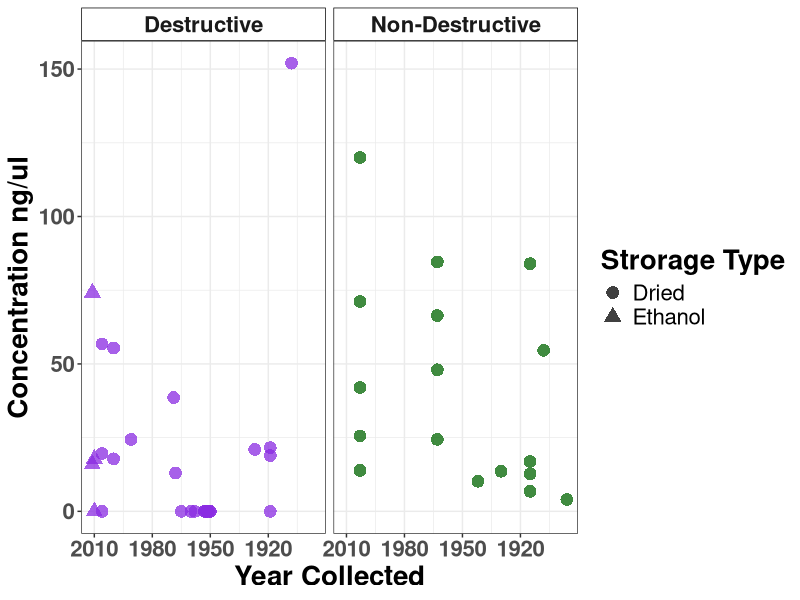
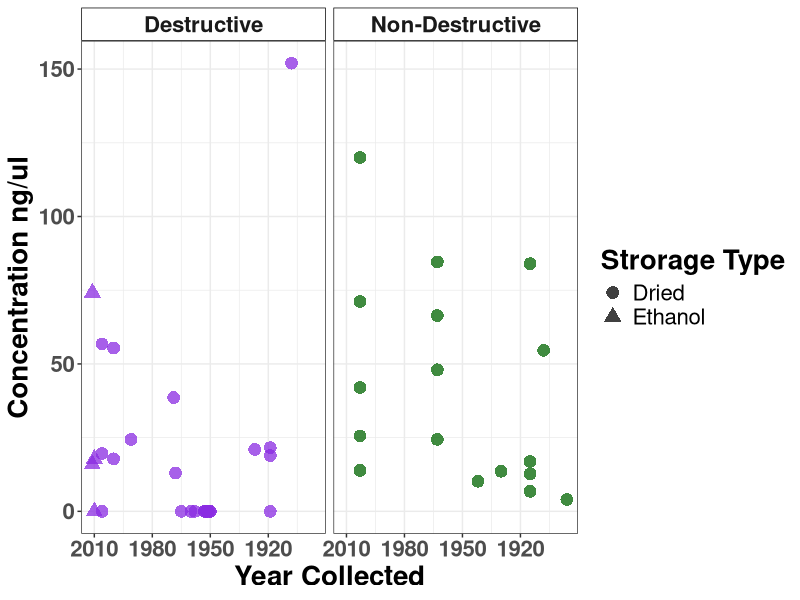
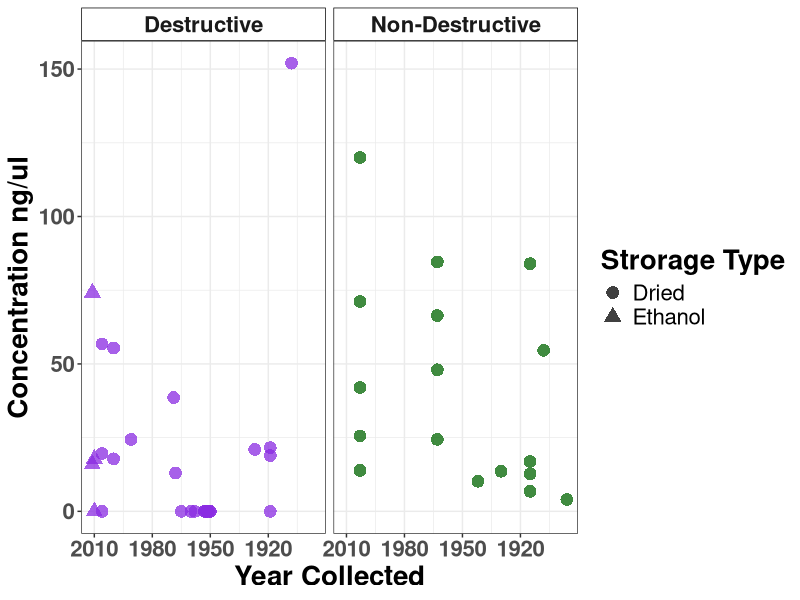

Recreate these plots in R, in order.
library(tidyverse)
df <- read.csv("metadata/LocationData.csv")

df <- df %>% 
  select(Date.Collected, Concentration..ng.μl., Extraction.Method, Storage.Type) %>% 
  rename(date_collected = Date.Collected,
         concentration = Concentration..ng.μl.,
         method = Extraction.Method)

ggplot(df, aes(x = date_collected)) + 
  geom_point(aes(y = concentration, color = method, shape = factor(Storage.Type)), 
             size=4.25, stroke=0.1, alpha = 0.75) +
  scale_color_manual(values = c("blueviolet", "darkgreen"), guide = "none") +
  facet_wrap(~method) +
  scale_x_reverse() +
  theme_bw(base_size = 11) +
  theme(panel.border = element_rect(linetype = "solid", fill = NA),
        strip.background = element_rect(colour = "black", fill = "white"),
        axis.title = element_text(face = "bold"),
        legend.title = element_text(face = "bold"),
        strip.text = element_text(face = "bold"),
        axis.text = element_text(face = "bold"),
        text = element_text(size = 20)) +
  labs(x = "Year Collected", y = "Concentration ng/ul", shape = "Strorage Type")
ggsave("plots/CollectionVsConcentration.pdf", units = "in", width = 10, height = 8)
ggsave("plots/CollectionVsConcentration.jpg", units = "in", width = 10, height = 8)
